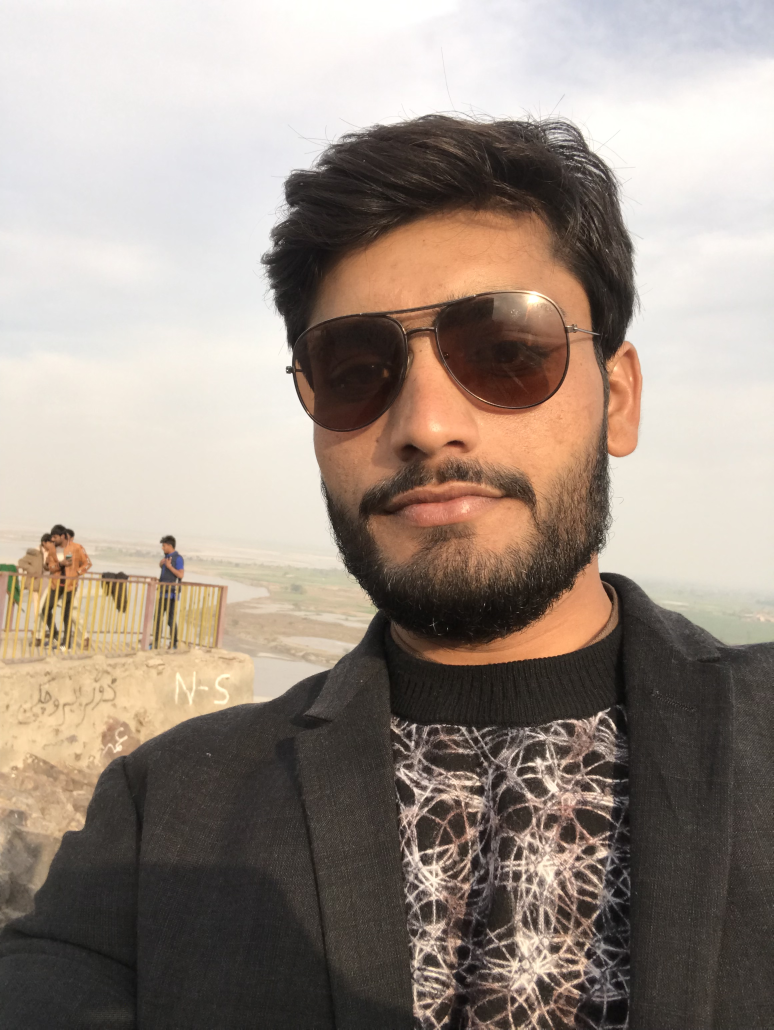
#> input picture image.JPG, 2320 x 3088 px, found by its file name (shown at 1/3 size)
$ python 04-Chapter_4.py
#> lines starting #> are read from the running program, lines starting #| are printed output that depends on the picture; after the words box and inside, x2 and y2 are one past the last pixel; in counts of white or black regions, pixels touching at a corner belong together
## Image into Black & White image

import cv2 as cv
from cv2 import cvtColor
img = cv.imread("resources/image.jpg")
#> img is the input picture: shape (3088, 2320, 3); mean B, G, R 132.3, 142.5, 155.6
img1 = cv.resize(img, (300,200))
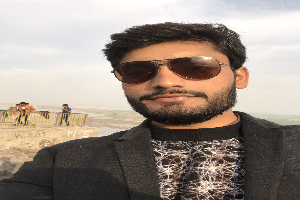
#> img1: shape (200, 300, 3); mean B, G, R 132.2, 142.5, 155.5
gray = cv.cvtColor(img1, cv.COLOR_BGR2GRAY)
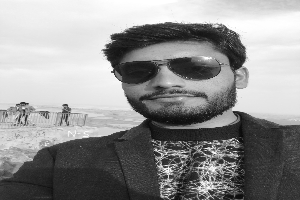
#> gray: shape (200, 300); min 10, max 255, mean 145.2

(thresh, binary) = cv.threshold(gray, 127,255, cv.THRESH_BINARY)
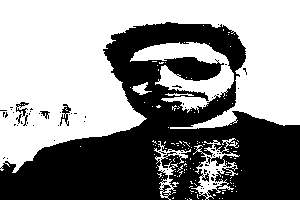
#> binary: shape (200, 300); 55.5% white; 63 black regions (57 under 20 px), largest, box (x1, y1, x2, y2) and area: (0, 22, 300, 200) 26266, (60, 104, 71, 126) 100, (16, 102, 29, 117) 72, (40, 111, 50, 119) 38, (16, 114, 22, 124) 21, (23, 115, 28, 126) 20
cv.imshow('original', img1)
cv.imshow('gray', gray)
cv.imshow('Black and White', binary)
cv.waitKey(0)
cv.destroyAllWindows()
